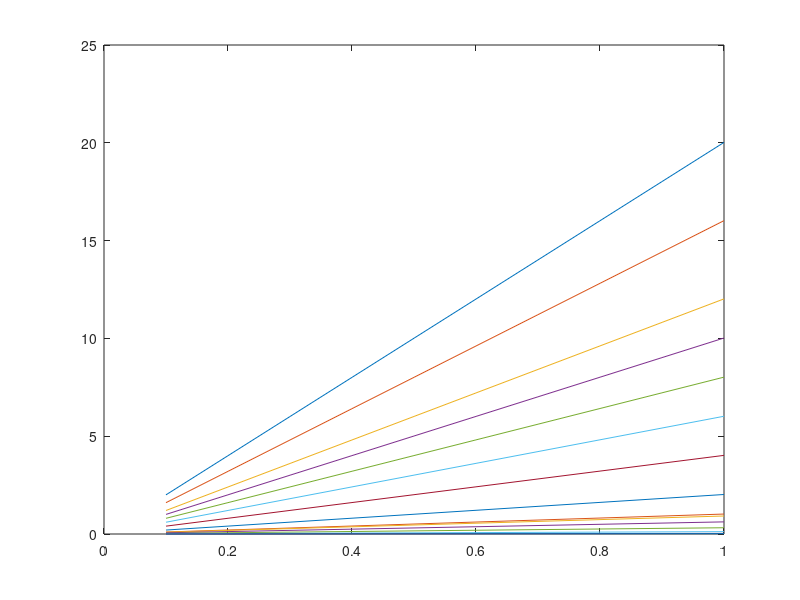

Write MATLAB code to recreate this figure.
fgrow = [.1 .2 .3 .4 .5 .6 .7 .8 .9 1];
freg = [20 16 12 10 8 6 4 2 1 .9 .6 .3 .1 .01 0];
rst = zeros(length(fgrow),length(freg));
for igrow = 1:length(fgrow)
    for ireg = 1:length(freg)
        rst(igrow,ireg) = fgrow(igrow)*(1/50 + freg(ireg));
    end
end

for ireg = 1:length(freg)
    plot(fgrow,rst(:,ireg));
    hold on
end















